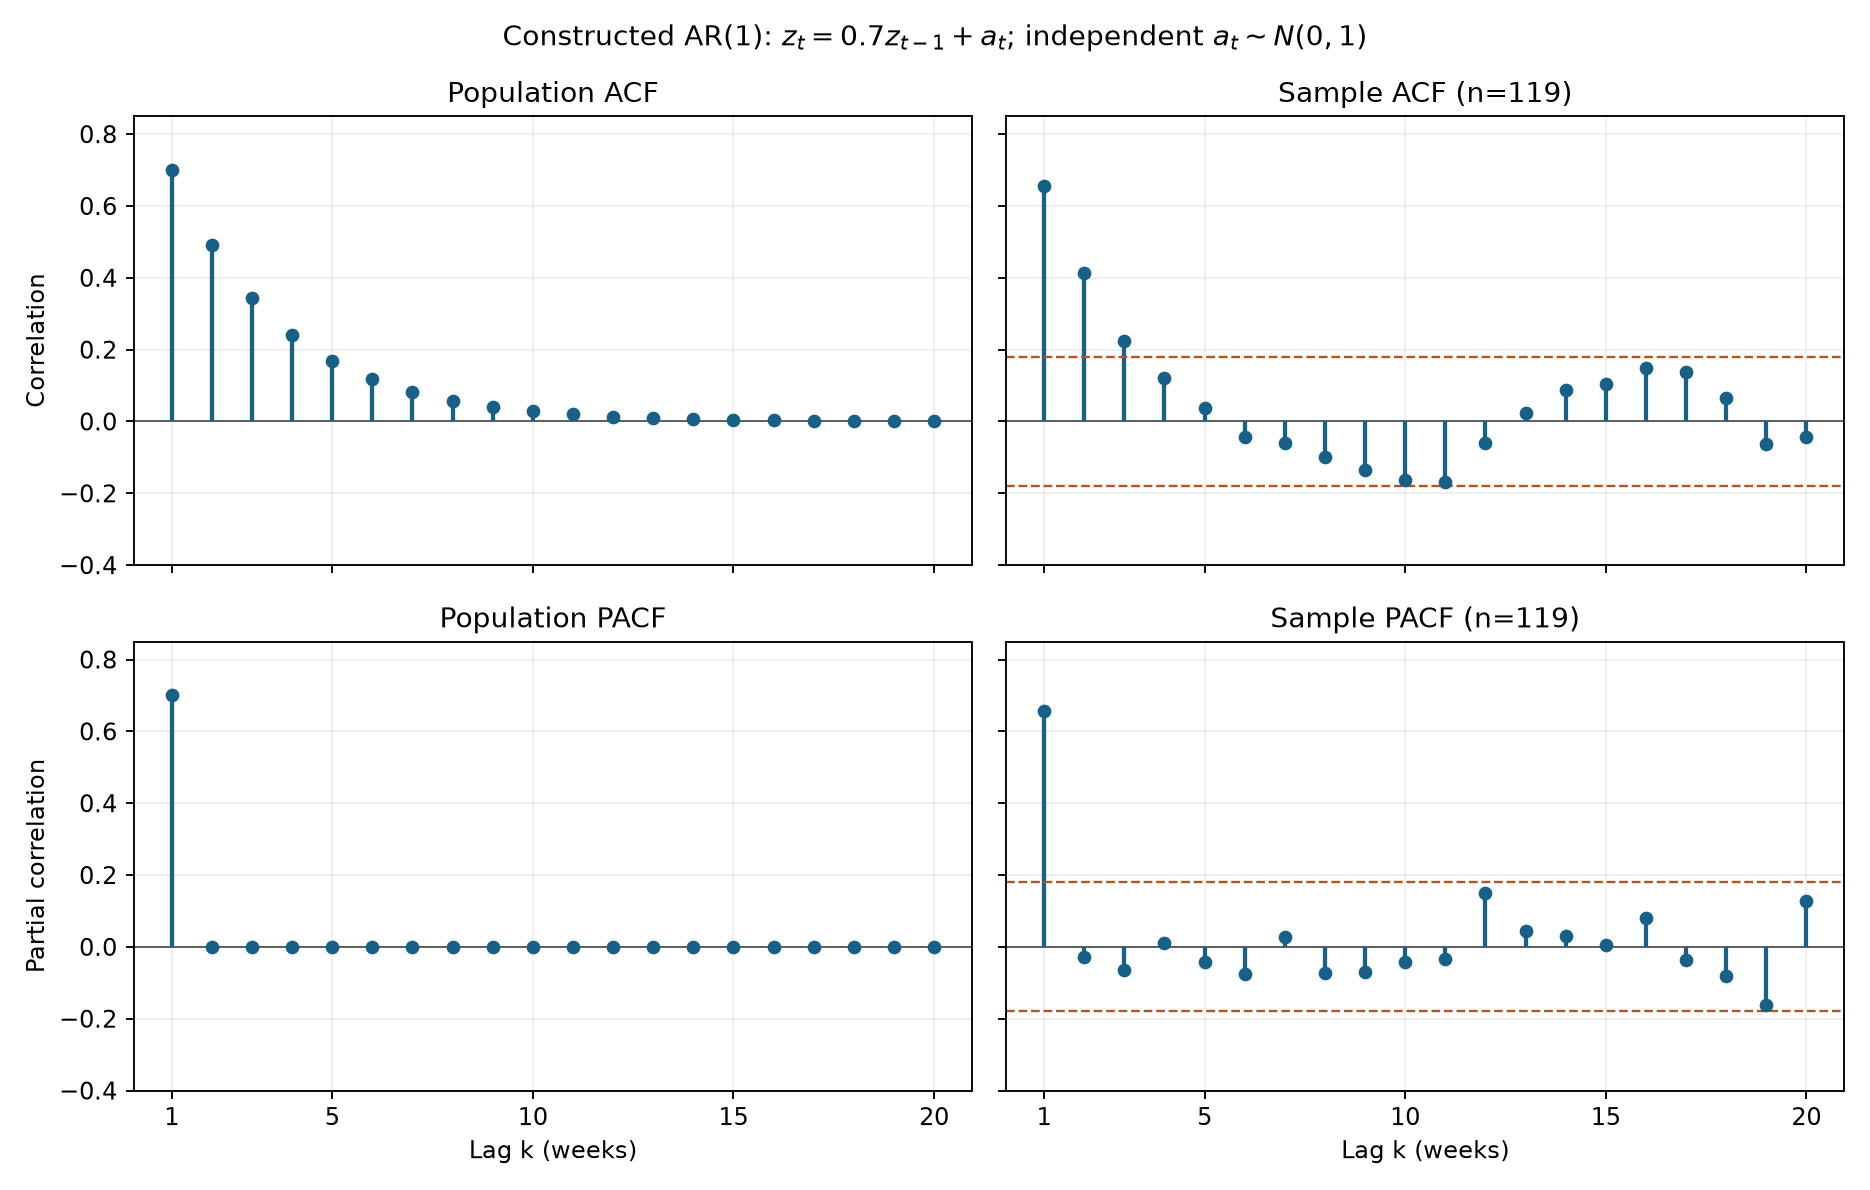

Write the Python code that produced this figure.
"""Population and finite-sample correlation curves for a zero-mean AR(1)."""
import json
from pathlib import Path

import matplotlib
matplotlib.use("Agg")
import matplotlib.pyplot as plt
import numpy as np
from statsmodels.tsa.stattools import acf, pacf


def main():
    root = Path(__file__).resolve().parent
    phi, seed, n, burn, nlags = 0.7, 20261119, 119, 2000, 20
    rng = np.random.default_rng(seed)
    innovations = rng.normal(size=burn + n)
    full = np.empty(burn + n)
    previous = 0.0
    for index, innovation in enumerate(innovations):
        previous = phi * previous + innovation
        full[index] = previous
    z = full[burn:]
    population_acf = phi ** np.arange(nlags + 1)
    population_pacf = np.zeros(nlags + 1)
    population_pacf[:2] = [1, phi]
    sample_acf = acf(z, nlags=nlags, fft=False, adjusted=False)
    sample_pacf = pacf(z, nlags=nlags, method="ywm")
    band = 1.96 / np.sqrt(n)
    fig, axes = plt.subplots(2, 2, figsize=(11, 7), sharex=True, sharey=True)
    lag = np.arange(1, nlags + 1)
    curves = [population_acf, sample_acf, population_pacf, sample_pacf]
    titles = ["Population ACF", f"Sample ACF (n={n})", "Population PACF", f"Sample PACF (n={n})"]
    for ax, values, title in zip(axes.flat, curves, titles):
        ax.axhline(0, color="0.35", linewidth=0.8)
        ax.vlines(lag, 0, values[1:], color="#176087", linewidth=1.8)
        ax.scatter(lag, values[1:], color="#176087", s=23, zorder=3)
        ax.set(title=title, xticks=[1, 5, 10, 15, 20], ylim=(-0.4, 0.85))
        ax.grid(alpha=0.2)
    for ax in axes[:, 1]:
        ax.axhline(band, color="#b45420", linestyle="--", linewidth=1)
        ax.axhline(-band, color="#b45420", linestyle="--", linewidth=1)
    for ax in axes[1, :]:
        ax.set_xlabel("Lag k (weeks)")
    axes[0, 0].set_ylabel("Correlation")
    axes[1, 0].set_ylabel("Partial correlation")
    fig.suptitle(r"Constructed AR(1): $z_t=0.7z_{t-1}+a_t$; independent $a_t\sim N(0,1)$")
    fig.tight_layout()
    fig.savefig(root / "turn05_ar1_correlations.png", dpi=170)
    plt.close(fig)
    result = {
        "description": "Illustrative simulated zero-mean AR(1), not paper-towel data",
        "fixed_phi_1": phi, "innovation_variance": 1,
        "seed": seed, "burn_in": burn, "sample_size": n,
        "initial_value_before_burn_in": 0,
        "population_acf": population_acf.tolist(),
        "population_pacf": population_pacf.tolist(),
        "sample_acf": sample_acf.tolist(), "sample_pacf": sample_pacf.tolist(),
        "sample_pacf_method": "Yule-Walker with unadjusted autocovariances (ywm)",
        "reference_band": band,
        "reference_band_caveat": "pointwise approximate white-noise reference, not exact AR(1) or simultaneous bounds",
        "simulated_working_series": z.tolist(),
    }
    (root / "turn05_ar1_correlations.json").write_text(json.dumps(result, indent=2) + "\n")
    print(json.dumps({"sample_acf_first_5": sample_acf[1:6].tolist(), "sample_pacf_first_5": sample_pacf[1:6].tolist(), "reference_band": band}, indent=2))


if __name__ == "__main__":
    main()
